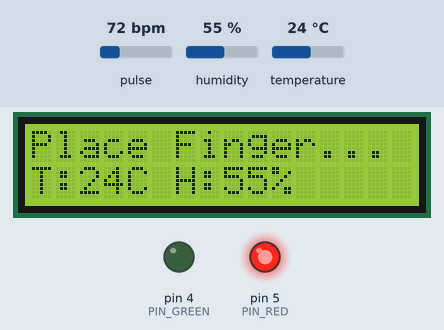
A sketch run on a simulated Arduino Mega 2560, built with avr-gcc and run on an emulated ATmega2560. Parts: 16×2 character LCD, output pins drawn as LEDs (lit = HIGH). Inputs (shaded band) come from the test bench; at power-on: pulse 72 bpm, humidity 55 %, temperature 24 °C. WiFi joins after 1.5 s; servers stay silent unless stated; what the sketch prints to the serial monitor is not drawn.

Above: at 5.1 s.
5.2 s: pulse set to 70 bpm
At 11.1 s:
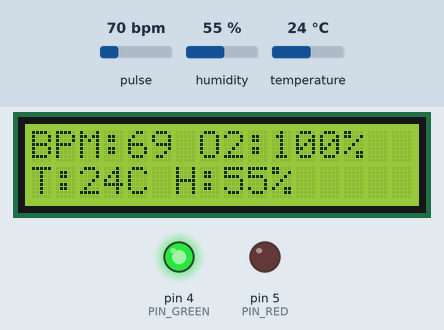
11.4 s: humidity set to 22 %
At 14.8 s:
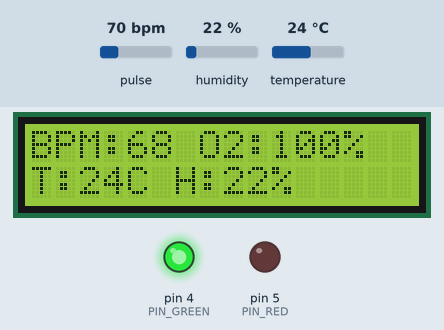
15.4 s: pulse set to 53 bpm
At 18.7 s:
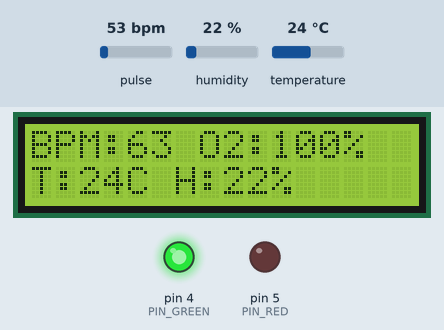
19.4 s: pulse set to 49 bpm
At 21.0 s:
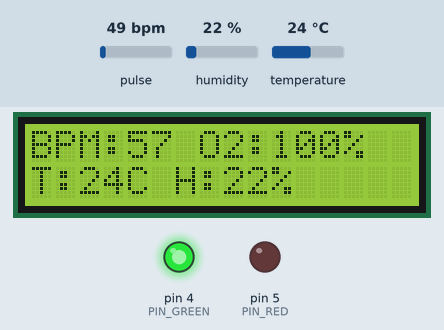
23.4 s: temperature set to 12 °C
At 27.1 s:
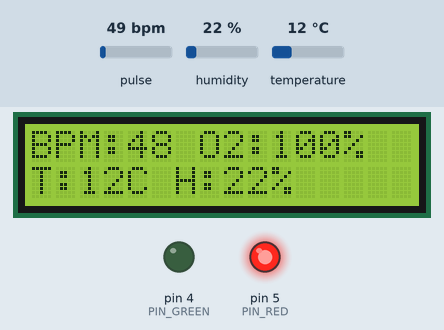
27.4 s: humidity set to 40 %
At 28.4 s:
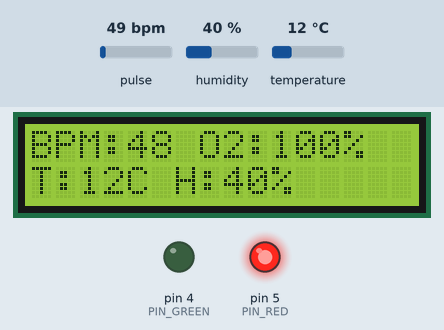
Timing chart, 0 to 30.4 s (numbered marks = the images above; inputs shaded):
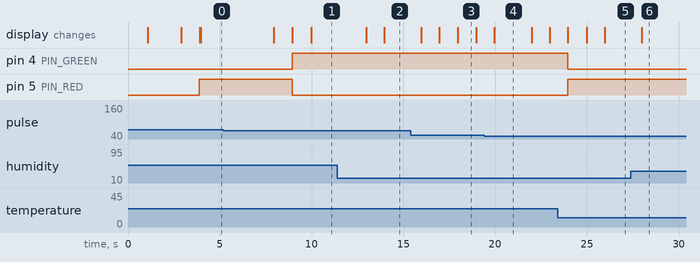

The sketch:

healthmonitor.ino
```cpp
/* ==========================================================
   SMART HEALTH MONITOR - BALANCED & FAST EDITION
   - Hardware: Arduino Mega 2560
   - WiFi: ESP8266-01 (Serial1)
   - Fix: Resolved Sensor Saturation (No BPM) + Low BPM Fix
   ========================================================== */

// --- 1. BLYNK CONFIGURATION ---
// Blynk token and WiFi credentials live in arduino_secrets.h, which is not committed.
// Copy arduino_secrets.example.h to arduino_secrets.h and fill in your own values.
#include "arduino_secrets.h"

#define BLYNK_PRINT Serial

#include <Wire.h>
#include <ESP8266_Lib.h>
#include <BlynkSimpleShieldEsp8266.h>
#include "MAX30105.h"
#include "heartRate.h"
#include "DHT.h"
#include <LiquidCrystal_I2C.h>

// --- 2. WIFI CREDENTIALS ---
char auth[] = BLYNK_AUTH_TOKEN;
char ssid[] = SECRET_WIFI_SSID;
char pass[] = SECRET_WIFI_PASS;

// --- 3. HARDWARE CONFIGURATION ---
#define EspSerial Serial1
#define ESP8266_BAUD 115200

ESP8266 wifi(&EspSerial);
LiquidCrystal_I2C lcd(0x27, 16, 2);

const int PIN_RED = 5;
const int PIN_GREEN = 4;

#define DHTPIN 7
#define DHTTYPE DHT11
DHT dht(DHTPIN, DHTTYPE);

MAX30105 particleSensor;

// --- 4. ALGORITHM VARIABLES ---
const byte RATE_SIZE = 6; // Balanced buffer size
byte rates[RATE_SIZE];
byte rateSpot = 0;
long lastBeat = 0;
int beatAvg = 0;

// SpO2 Variables
double avered = 0; double aveir = 0;
double sumirrms = 0; double sumredrms = 0;
int i = 0; int Num = 30;
double ESpO2 = 93.0;
double FSpO2 = 0.7; double frate = 0.95;

// Environment Vars
float humidity = 0.0;
float temperature = 0.0;

void setup() {
  Serial.begin(115200);
  EspSerial.begin(ESP8266_BAUD);

  delay(1000);

  lcd.init();
  lcd.backlight();
  lcd.setCursor(0,0);
  lcd.print("System Init...");

  Serial.println("Connecting to Blynk...");
  Blynk.begin(auth, wifi, ssid, pass);

  lcd.setCursor(0,1); lcd.print("WiFi: OK");
  Serial.println("Blynk Connected!");
  delay(1000);

  dht.begin();
  pinMode(PIN_RED, OUTPUT);
  pinMode(PIN_GREEN, OUTPUT);
  digitalWrite(PIN_RED, HIGH);

  if (!particleSensor.begin(Wire, I2C_SPEED_FAST)) {
    Serial.println("MAX30105 not found.");
    lcd.clear(); lcd.print("Sensor Error");
    while (1);
  }

  // --- SETTINGS (BALANCED MODE) ---
  Wire.setClock(400000);

  // FIX 1: Prevent Saturation
  byte ledBrightness = 0x1F; // Default (31). Not too bright.
  int adcRange = 16384;      // Default range. Prevents "Blinding".

  // FIX 2: Keep High Speed (Solves the 40 vs 70 BPM issue)
  byte sampleAverage = 1;    // No averaging (Crisp signal)
  int sampleRate = 400;      // 400Hz (Fast scanning)

  byte ledMode = 2;
  int pulseWidth = 411;

  particleSensor.setup(ledBrightness, sampleAverage, ledMode, sampleRate, pulseWidth, adcRange);
  particleSensor.setPulseAmplitudeRed(0x0A);
  particleSensor.setPulseAmplitudeGreen(0);

  lcd.clear();
  lcd.print("Place Finger...");
  Serial.println("System Ready. Balanced Mode Active.");
}

void loop() {
  if (Blynk.connected()) { Blynk.run(); }

  particleSensor.check();
  while (particleSensor.available()) {
    double fred = (double)particleSensor.getFIFORed();
    double fir = (double)particleSensor.getFIFOIR();

    i++;
    avered = avered * frate + fred * (1.0 - frate);
    aveir = aveir * frate + fir * (1.0 - frate);
    sumredrms += (fred - avered) * (fred - avered); // red: pulse (AC) energy around the moving average
    sumirrms += (fir - aveir) * (fir - aveir);      // IR: pulse (AC) energy around the moving average

    if ((i % Num) == 0) {
      double R = (sqrt(sumredrms) / avered) / (sqrt(sumirrms) / aveir);
      double SpO2 = -23.3 * (R - 0.4) + 100 + 5.0;
      ESpO2 = FSpO2 * ESpO2 + (1.0 - FSpO2) * SpO2;
      if (ESpO2 > 100) ESpO2 = 100;
      if (ESpO2 < 80) ESpO2 = 80;
      sumredrms = 0.0; sumirrms = 0.0; i = 0;
    }

    long irValue = (long)fir;

    // FIX 3: Lower Threshold for detection
    // Since we went back to adcRange 16384, the raw numbers are smaller.
    // We lower the threshold to 7000 to ensure detection.
    if (irValue > 7000) {
        if (checkForBeat(irValue) == true) {
            long delta = millis() - lastBeat;
            lastBeat = millis();

            float rawBPM = 60 / (delta / 1000.0);

            if (rawBPM < 255 && rawBPM > 20) {
                rates[rateSpot++] = (byte)rawBPM;
                rateSpot %= RATE_SIZE;

                beatAvg = 0;
                for (byte x = 0 ; x < RATE_SIZE ; x++) beatAvg += rates[x];
                beatAvg /= RATE_SIZE;
            }
        }
    } else {
       beatAvg = 0; ESpO2 = 93.0;
       for(byte k=0; k<RATE_SIZE; k++) rates[k]=0;
    }
    particleSensor.nextSample();
  }

  static unsigned long lastScreenUpdate = 0;
  static unsigned long lastBlynkUpdate = 0;
  unsigned long currentMillis = millis();

  // DISPLAY (1.0s)
  if (currentMillis - lastScreenUpdate > 1000) {
     lastScreenUpdate = currentMillis;

     float newH = dht.readHumidity();
     float newT = dht.readTemperature();
     if (!isnan(newH)) humidity = newH;
     if (!isnan(newT)) temperature = newT;

     if (beatAvg > 40) {
        Serial.print("BPM: "); Serial.print(beatAvg);
        Serial.print(" | SpO2: "); Serial.println((int)ESpO2);
     }

     lcd.setCursor(0, 0);
     if (beatAvg > 40) {
        lcd.print("BPM:"); lcd.print(beatAvg);
        lcd.print(" O2:"); lcd.print((int)ESpO2); lcd.print("%  ");
     } else {
        lcd.print("Place Finger... ");
     }

     lcd.setCursor(0, 1);
     lcd.print("T:"); lcd.print((int)temperature); lcd.print("C ");
     lcd.print("H:"); lcd.print((int)humidity); lcd.print("%   ");

     bool fingerDetected = (beatAvg > 0);
     bool vitalStatsGood = (beatAvg >= 50 && beatAvg <= 110 && ESpO2 >= 90);

     if (!fingerDetected) {
        digitalWrite(PIN_RED, HIGH); digitalWrite(PIN_GREEN, LOW);
     }
     else if (vitalStatsGood) {
        digitalWrite(PIN_RED, LOW); digitalWrite(PIN_GREEN, HIGH);
     }
     else {
        digitalWrite(PIN_RED, HIGH); digitalWrite(PIN_GREEN, LOW);
     }
  }

  // BLYNK (4.0s)
  if (currentMillis - lastBlynkUpdate > 4000) {
     lastBlynkUpdate = currentMillis;

     if (Blynk.connected()) {
         Blynk.virtualWrite(V2, temperature);
         Blynk.virtualWrite(V3, humidity);

         if (beatAvg > 40) {
             Blynk.virtualWrite(V0, beatAvg);
             Blynk.virtualWrite(V1, (int)ESpO2);
             if (beatAvg > 110 || ESpO2 < 90) {
                 Blynk.logEvent("health_alert", "Abnormal Vitals!");
             }
         }
     }
  }
}
```

arduino_secrets.example.h
```cpp
// Copy this file to arduino_secrets.h (same folder) and fill in your own values.
// arduino_secrets.h is listed in .gitignore, so your keys never reach GitHub.
#pragma once

// From the Blynk console: Device -> Device Info
#define BLYNK_TEMPLATE_ID   "TMPLxxxxxxxx"
#define BLYNK_TEMPLATE_NAME "HealthMonitor"
#define BLYNK_AUTH_TOKEN    "your-blynk-auth-token"

// WiFi network the ESP8266 connects to
#define SECRET_WIFI_SSID    "your-wifi-name"
#define SECRET_WIFI_PASS    "your-wifi-password"
```

Measured:
- after the input at 11.4 s, the display: first changes after 1.6 s (image 2 shows a later state)
- after the input at 15.4 s, the display: first differs from a run without the input after 1.6 s (image 3 shows a later state)
- after the input at 27.4 s, the display: changes after 0.60 s (image 6)
- what the display in image 3 shows lasts 1.0 s, from 18.0 s to 19.0 s
- what the display in image 4 shows lasts 2.0 s, from 20.0 s to 22.0 s
